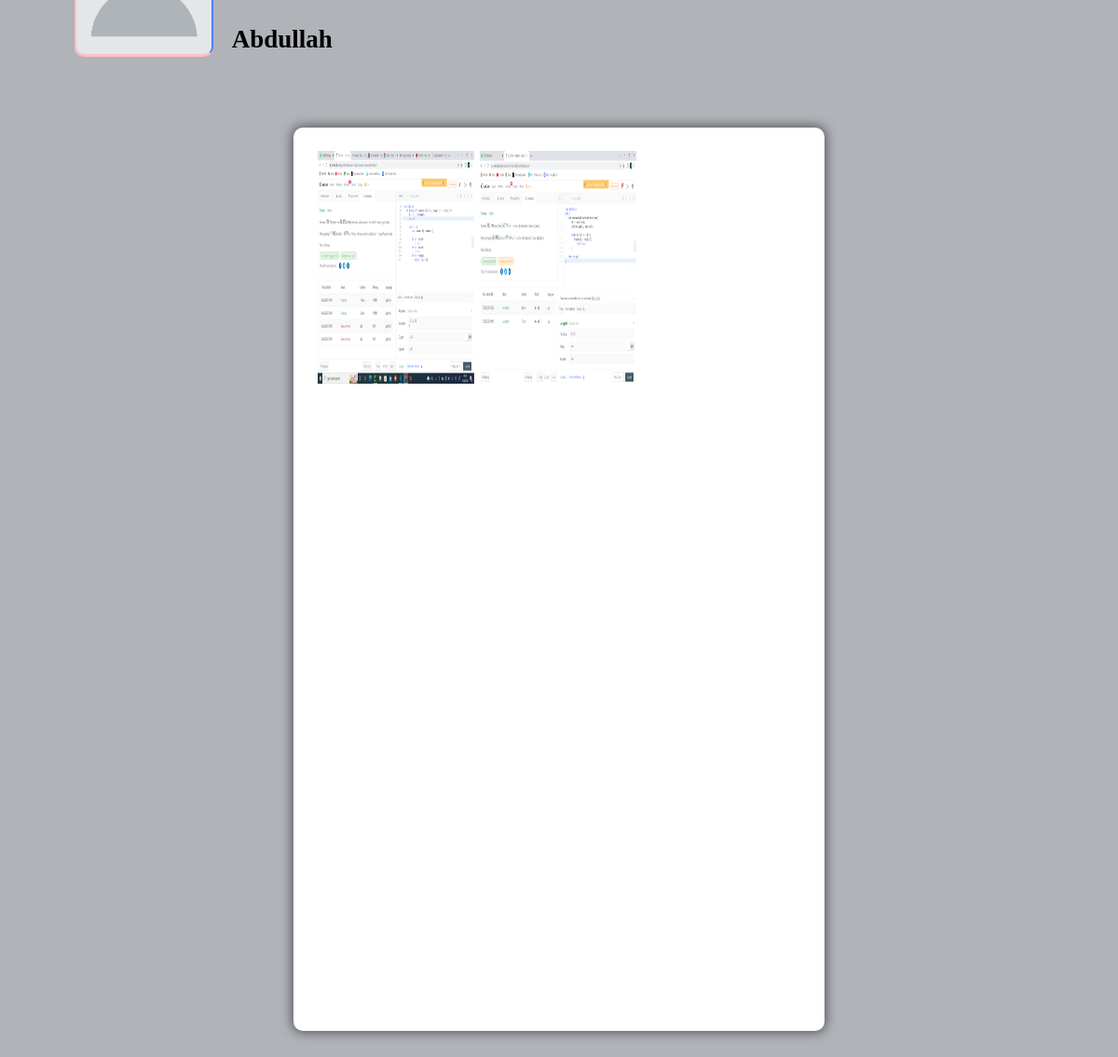
The app's page /profile/Abdullah (signed in) with its own data.
### app/models.py (models this page shows, shortened)
class Profile(models.Model):
    user = models.OneToOneField(User, on_delete=models.CASCADE)
    id_user = models.IntegerField()
    bio = models.TextField(blank=True)
    profileimg = models.ImageField(upload_to='profile-images', default='blank_profile.png')
    location = models.CharField(max_length=100, blank=True)

class Post(models.Model):
    id = models.UUIDField(primary_key=True, default=uuid.uuid4)
    user = models.ForeignKey(User, on_delete=models.CASCADE, null=True)
    image = models.ImageField(upload_to='post_images')
    caption = models.TextField()
    created_at = models.DateTimeField(default=datetime.now)
    no_of_likes = models.IntegerField(default=0)

### app/views.py (the view)
# urls.py: path('profile/<str:pk>', views.profile, name='profile'),
@login_required(login_url='login')
def profile(request, pk):
    user_object = User.objects.get(username=pk)
    user_profile = Profile.objects.get(user=user_object)
    user_post = Post.objects.filter(user=user_object)
    user_post_len = len(user_post)
    follower = request.user.username
    user = user_object.username
    if FollowersCount.objects.filter(follower=follower, user=user).exists():
        button_text = 'Unfollow'
    else:
        button_text = 'Follow'
    user_followers = len(FollowersCount.objects.filter(user=pk))
    user_following = len(FollowersCount.objects.filter(follower=pk))
    context = {
        'user_object': user_object,
        'user_profile': user_profile,
        'user_post': user_post,
        'user_post_len': user_post_len,
        'button_text': button_text,
        'user_followers': user_followers,
        'user_following': user_following,
    }
    return render(request, 'profile.html', context)

### templates/profile.html (shortened to what this page needs)
{% load static %}
<!DOCTYPE html>
<html lang="en">
<head>
    <link rel="stylesheet" href="{% static 'css/main.min.css' %}">
    <link rel="stylesheet" href="{% static 'css/style.css' %}">
    <link rel="stylesheet" href="{% static 'css/color.css' %}">
    <link rel="stylesheet" href="{% static 'css/responsive.css' %}">
</head>
<body>
	<section>
			<div class="feature-photo">
				<figure><img src="{% static 'images/resources/timeline-1.jpg' %}" alt=""></figure>
				<div class="container-fluid">
					<div class="row merged">
						<div class="col-lg-2 col-sm-3">
							<div class="user-avatar">
								<figure>
									<img src={{user_profile.profileimg.url}} style="height: 200px; width: 100%;" alt="">
								</figure>
							</div>
						</div>
						<div class="col-lg-10 col-sm-9">
							<div class="timeline-info">
								<ul>
									<li class="admin-name">
									  <h5 style="color: black;white-space: nowrap; width: 110px; font-size: 27px;"><b>{{user_profile.user.username}}</b></h5>
									</li>
								</ul>
							</div>
						</div>
					</div>
				</div>
			</div>
		</section>
	<section>
		<div class="gap gray-bg">
			<div class="container-fluid">
				<div class="row">
					<div class="col-lg-12">
						<div class="row" id="page-contents">
							<div class="col-lg-3">
								<aside class="sidebar static">
								</aside>
							</div>
							<div class="col-lg-6">
								<div class="central-meta">
									<ul class="photos">
										{% for post in user_post %}
										<li>
											{% if post.image %}
											<a class="strip" href="{{post.image.url}}" title="" data-strip-group="mygroup" data-strip-group-options="loop: false">
												<img src="{{post.image.url}}" style="height: 250px; width: 300px;" alt=""></a>
											{% endif %}
										</li>
										{% endfor %}
									</ul>
								</div>
							</div>
							<div class="col-lg-3">
								<aside class="sidebar static">
								</aside>
							</div>
						</div>
					</div>
				</div>
			</div>
		</div>
	</section>
</body>
</html>

### static/css/responsive.css (style rules this page uses)
@media screen and (max-width: 1281px) and (min-width: 1024px) { .photos > li { min-width: 32.2%; width: 32.2%; } }
@media screen and (max-width: 1281px) and (min-width: 1024px) { .timeline-info { line-height: 51px; } }
@media screen and (max-width: 1281px) and (min-width: 1024px) { .timeline-info .admin-name > h5 { font-size: 20px; } }
@media screen and (max-width: 1281px) and (min-width: 1024px) { .user-avatar { width: 80.2% } }

### records on screen
Profile: profileimg (placeholder picture), user.username "Abdullah"
Post: image (picture)
Post: image (picture)
